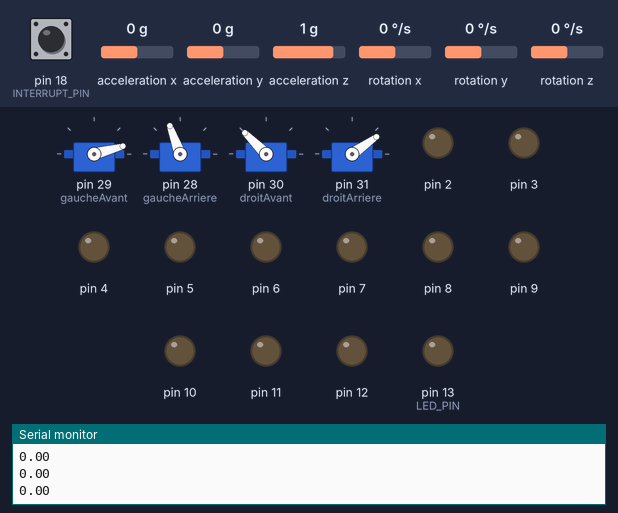
Bench run of a sketch on a simulated Arduino Mega 2560, built with avr-gcc and run on an emulated ATmega2560. On the bench: 4 × servo, output pins drawn as LEDs (lit = HIGH), the last lines printed to the serial monitor. The test bench sets the inputs (shaded band); at power-on: rotation z 0 °/s, pin 18 (INTERRUPT_PIN) LOW, acceleration x 0 g, acceleration y 0 g, acceleration z 1 g, rotation x 0 °/s, rotation y 0 °/s. The sensor or clock chip raises its interrupt line as the real part does.

Above: at 17.7 s.
17.8 s: rotation z set to -192 °/s
At 20.7 s:
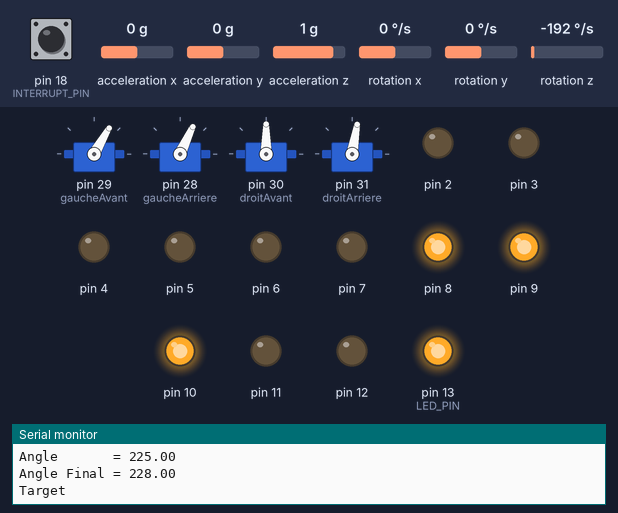
At 22.3 s:
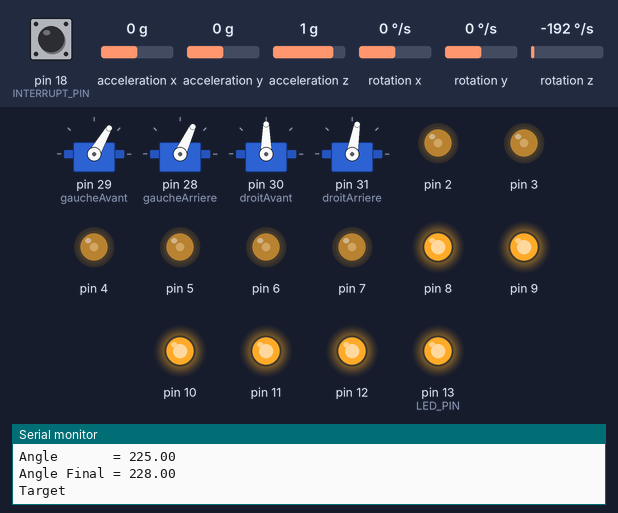
Timing chart, 0 to 58.0 s (numbered marks = the images above; inputs shaded):
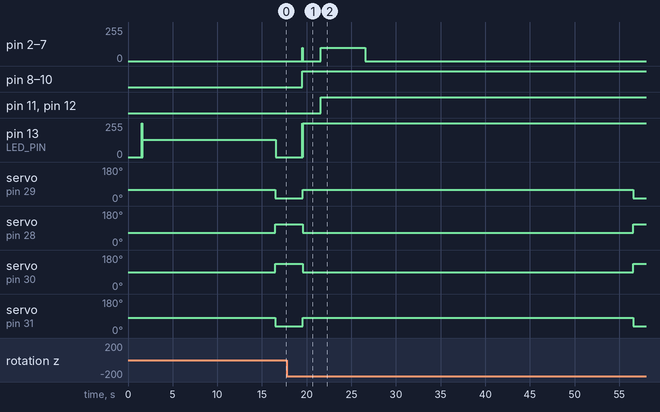

Measured:
- after the input at 17.8 s, pin 11, pin 12: LOW → HIGH after 3.8 s; pin 13 (LED_PIN): goes on until 19.6 s, then stays 255/255; servo on pin 29 (gaucheAvant): 15° → 60° after 1.8 s; servo on pin 28 (gaucheArriere): 110° → 65° after 1.8 s; servo on pin 30 (droitAvant): 135° → 90° after 1.8 s

The sketch:

_6_MotionWithGyro2.ino
```cpp
#include "I2Cdev.h"
#include <Servo.h>

#include "MPU6050_6Axis_MotionApps20.h"
//#include "MPU6050.h" // not necessary if using MotionApps include file

// Arduino Wire library is required if I2Cdev I2CDEV_ARDUINO_WIRE implementation
// is used in I2Cdev.h
#if I2CDEV_IMPLEMENTATION == I2CDEV_ARDUINO_WIRE
    #include "Wire.h"
#endif

// class default I2C address is 0x68
// specific I2C addresses may be passed as a parameter here
// AD0 low = 0x68 (default for SparkFun breakout and InvenSense evaluation board)
// AD0 high = 0x69
MPU6050 mpu;
//MPU6050 mpu(0x69); // <-- use for AD0 high
double angle=0;
double oldAngle=angle;

#define INTERRUPT_PIN 18  // use pin 2 on Arduino Uno & most boards
#define LED_PIN 13 // (Arduino is 13, Teensy is 11, Teensy++ is 6)
bool blinkState = false;

// MPU control/status vars
bool dmpReady = false;  // set true if DMP init was successful
uint8_t mpuIntStatus;   // holds actual interrupt status byte from MPU
uint8_t devStatus;      // return status after each device operation (0 = success, !0 = error)
uint16_t packetSize;    // expected DMP packet size (default is 42 bytes)
uint16_t fifoCount;     // count of all bytes currently in FIFO
uint8_t fifoBuffer[64]; // FIFO storage buffer

// orientation/motion vars
Quaternion q;           // [w, x, y, z]         quaternion container
VectorInt16 aa;         // [x, y, z]            accel sensor measurements
VectorInt16 aaReal;     // [x, y, z]            gravity-free accel sensor measurements
VectorInt16 aaWorld;    // [x, y, z]            world-frame accel sensor measurements
VectorFloat gravity;    // [x, y, z]            gravity vector
float euler[3];         // [psi, theta, phi]    Euler angle container
float ypr[3];           // [yaw, pitch, roll]   yaw/pitch/roll container and gravity vector

// ================================================================
// ===               INTERRUPT DETECTION ROUTINE                ===
// ================================================================

volatile bool mpuInterrupt = false;     // indicates whether MPU interrupt pin has gone high
void dmpDataReady() {
    mpuInterrupt = true;
}

//
//
//MOTORS
//
//
Servo gaucheAvant, gaucheArriere, droitAvant, droitArriere;

// Inicial Position of each Servo
int zeroDegreeGaucheAvant = 60;
int zeroDegreeGaucheArriere = 65;
int zeroDegreeDroitAvant = 90;
int zeroDegreeDroitArriere = 80;

void getAngles(){
  // if programming failed, don't try to do anything
    if (!dmpReady) return;

    // wait for MPU interrupt or extra packet(s) available
    while (!mpuInterrupt && fifoCount < packetSize) {
        // other program behavior stuff here
        // .
        // .
        // .
        // if you are really paranoid you can frequently test in between other
        // stuff to see if mpuInterrupt is true, and if so, "break;" from the
        // while() loop to immediately process the MPU data
        // .
        // .
        // .
    }

    // reset interrupt flag and get INT_STATUS byte
    mpuInterrupt = false;
    mpuIntStatus = mpu.getIntStatus();

    // get current FIFO count
    fifoCount = mpu.getFIFOCount();

    // check for overflow (this should never happen unless our code is too inefficient)
    if ((mpuIntStatus & 0x10) || fifoCount == 1024) {
        // reset so we can continue cleanly
        mpu.resetFIFO();
        //Serial.println(F("FIFO overflow!"));

    // otherwise, check for DMP data ready interrupt (this should happen frequently)
    } else if (mpuIntStatus & 0x02) {
        // wait for correct available data length, should be a VERY short wait
        while (fifoCount < packetSize) fifoCount = mpu.getFIFOCount();

        // read a packet from FIFO
        mpu.getFIFOBytes(fifoBuffer, packetSize);

        // track FIFO count here in case there is > 1 packet available
        // (this lets us immediately read more without waiting for an interrupt)
        fifoCount -= packetSize;

        // display Euler angles in degrees
        mpu.dmpGetQuaternion(&q, fifoBuffer);
        mpu.dmpGetGravity(&gravity, &q);
        mpu.dmpGetYawPitchRoll(ypr, &q, &gravity);

        angle = ypr[0] * 180 / M_PI;
        if (angle < 0) {
          angle = -angle;
          angle = map(angle, 0, 180, 180, 0);
          angle = angle + 180;
        }
        //Serial.println(angle);
        // blink LED to indicate activity
        blinkState = !blinkState;
        digitalWrite(LED_PIN, blinkState);
    }
}

// Fonction to have the ROVER rotating *********************************************************************************
void rotateGauche(int speed=100, int degree=45,int degreeMove = 0 ){
  //Positioning Servo
  gaucheAvant.write(zeroDegreeGaucheAvant-degree);
  gaucheArriere.write(zeroDegreeGaucheArriere+degree);
  droitAvant.write(zeroDegreeDroitAvant+degree);
  droitArriere.write(zeroDegreeDroitArriere-degree);
  delay(3000);

  //SETUP MOTORS-------------------------------------------------
  for (int i=8;i<=10;i++){//dir gauche
    digitalWrite(i,LOW);

  }
  for (int i=11;i<=13;i++){//dir droit
    digitalWrite(i,HIGH);
  }

  for (int i=2;i<=7;i++){//pwm
    analogWrite(i,speed);
  }
  getAngles();

  int angleInit = angle;
  double angleFinal = angleInit-degreeMove;
  while(abs(angleFinal-angle)>1){
    Serial.print("Angle Init  = ");
    Serial.println(angleInit);
    Serial.print("Angle       = ");
    Serial.println(angle);
    Serial.print("Angle Final = ");
    Serial.println(angleFinal);
    getAngles();
  }
  //Keep motors ON for TIME ms
  Serial.print("Target");
  //TURN OFF MOTORS-------------------------------------------------
  for (int i=2;i<=7;i++){//pwm
    analogWrite(i,0);
  }
  rotateZero();
}
// Fonction to have the HOVER rotating*********************************************************************************
void rotateDroit(int speed=100, int degree=45,int degreeMove = 0){
  //Positioning Servo
  gaucheAvant.write(zeroDegreeGaucheAvant-degree);
  gaucheArriere.write(zeroDegreeGaucheArriere+degree);
  droitAvant.write(zeroDegreeDroitAvant+degree);
  droitArriere.write(zeroDegreeDroitArriere-degree);
  delay(3000);

  //SETUP MOTORS-------------------------------------------------
  for (int i=8;i<=10;i++){//dir gauche
    digitalWrite(i,HIGH);

  }
  for (int i=11;i<=13;i++){//dir droit
    digitalWrite(i,LOW);
  }

  for (int i=2;i<=7;i++){//pwm
    analogWrite(i,speed);
  }
  getAngles();

  int angleInit = angle;
  double angleFinal = angleInit+degreeMove;
  while(abs(angleFinal-angle)>1){
    Serial.print("Angle Init  = ");
    Serial.println(angleInit);
    Serial.print("Angle       = ");
    Serial.println(angle);
    Serial.print("Angle Final = ");
    Serial.println(angleFinal);
    getAngles();
  }
  //Keep motors ON for TIME ms
  Serial.print("Target");
  //TURN OFF MOTORS-------------------------------------------------
  for (int i=2;i<=7;i++){//pwm
    analogWrite(i,0);
  }
  rotateZero();
}


//*********************************************************************************
void rotateZero(){

  //Positioning Servo-------------------------------------------------
  gaucheAvant.write(zeroDegreeGaucheAvant);
  gaucheArriere.write(zeroDegreeGaucheArriere);
  droitAvant.write(zeroDegreeDroitAvant);
  droitArriere.write(zeroDegreeDroitArriere);
  delay(1000);
}

//*********************************************************************************
void left(int degree=45){
  //Positioning Servo-------------------------------------------------
  gaucheAvant.write(zeroDegreeGaucheAvant+degree);
  gaucheArriere.write(zeroDegreeGaucheArriere-degree);
  droitAvant.write(zeroDegreeDroitAvant+degree);
  droitArriere.write(zeroDegreeDroitArriere-degree);
}

//*********************************************************************************
void right(int degree=45){
  //Positioning Servo-------------------------------------------------
  gaucheAvant.write(zeroDegreeGaucheAvant-degree);
  gaucheArriere.write(zeroDegreeGaucheArriere+degree);
  droitAvant.write(zeroDegreeDroitAvant-degree);
  droitArriere.write(zeroDegreeDroitArriere+degree);
}

//*********************************************************************************
void backward(int speed=100,int time=10000){

  //SETUP MOTORS-------------------------------------------------
  for (int i=8;i<=10;i++){//dir gauche
    digitalWrite(i,LOW);
  }
  for (int i=11;i<=13;i++){//dir droit
    digitalWrite(i,LOW);
  }

  //TURN ON MOTORS-------------------------------------------------
  for (int i=2;i<=7;i++){
  //pwm file:///C|/Users/Pascal/AppData/Local/Temp/MainSoftware.ino.txt[02/11/2017 18:28:17]
    analogWrite(i,speed);
  }

  //Keep motors ON for TIME ms-------------------------------------------------
  delay(time);

  //TURN OFF MOTORS-------------------------------------------------
  for (int i=2;i<=7;i++){//pwm
  analogWrite(i,0);
  }
}

//*********************************************************************************
void forward(int speed=100,int time=10000){
  rotateZero();
  //SETUP MOTORS-------------------------------------------------
  for (int i=8;i<=10;i++){//dir gauche
  digitalWrite(i,HIGH);
  }
  for (int i=11;i<=13;i++){//dir droit
  digitalWrite(i,HIGH);
  }

  //TURN ON MOTORS-------------------------------------------------
  for (int i=2;i<=7;i++){//pwm
  analogWrite(i,speed);
  }

  //Keep motors ON for TIME ms-------------------------------------------------
  delay(time);//mÃªme vitesse pendant time secondes

  //TURN OFF MOTORS-------------------------------------------------
  for (int i=2;i<=7;i++){//pwm
    analogWrite(i,0);
  }
}

// ================================================================
// ===                      INITIAL SETUP                       ===
// ================================================================

void setup() {
    //
    //MOTORS
    //
    gaucheAvant.attach(29);
    gaucheArriere.attach(28);
    droitAvant.attach(30);
    droitArriere.attach(31);


    // CONFIGURE MOTORS
    for (int i=2;i<=7;i++){//pwm
      pinMode(i,OUTPUT);
    }
    for (int i=8;i<=13;i++){//dir
      pinMode(i,OUTPUT);
    }

    rotateZero();

    //
    //MPU6050
    //
    // join I2C bus (I2Cdev library doesn't do this automatically)
    #if I2CDEV_IMPLEMENTATION == I2CDEV_ARDUINO_WIRE
        Wire.begin();
        Wire.setClock(400000); // 400kHz I2C clock. Comment this line if having compilation difficulties
    #elif I2CDEV_IMPLEMENTATION == I2CDEV_BUILTIN_FASTWIRE
        Fastwire::setup(400, true);
    #endif
    // initialize serial communication
    // (115200 chosen because it is required for Teapot Demo output, but it's
    // really up to you depending on your project)
    Serial.begin(57600);
    while (!Serial); // wait for Leonardo enumeration, others continue immediately

    // NOTE: 8MHz or slower host processors, like the Teensy @ 3.3V or Arduino
    // Pro Mini running at 3.3V, cannot handle this baud rate reliably due to
    // the baud timing being too misaligned with processor ticks. You must use
    // 38400 or slower in these cases, or use some kind of external separate
    // crystal solution for the UART timer.

    // initialize device
    //Serial.println(F("Initializing I2C devices..."));
    mpu.initialize();
    pinMode(INTERRUPT_PIN, INPUT);

    // verify connection
    //Serial.println(F("Testing device connections..."));
    //Serial.println(mpu.testConnection() ? F("MPU6050 connection successful") : F("MPU6050 connection failed"));

    // load and configure the DMP
    Serial.println(F("Initializing DMP..."));
    devStatus = mpu.dmpInitialize();

    // supply your own gyro offsets here, scaled for min sensitivity
    mpu.setXGyroOffset(220);
    mpu.setYGyroOffset(76);
    mpu.setZGyroOffset(-85);
    mpu.setZAccelOffset(1788); // 1688 factory default for my test chip

    // make sure it worked (returns 0 if so)
    if (devStatus == 0) {
        // turn on the DMP, now that it's ready
        //Serial.println(F("Enabling DMP..."));
        mpu.setDMPEnabled(true);

        // enable Arduino interrupt detection
        //Serial.println(F("Enabling interrupt detection (Arduino external interrupt 0)..."));
        attachInterrupt(digitalPinToInterrupt(INTERRUPT_PIN), dmpDataReady, RISING);
        mpuIntStatus = mpu.getIntStatus();

        // set our DMP Ready flag so the main loop() function knows it's okay to use it
        //Serial.println(F("DMP ready! Waiting for first interrupt..."));
        dmpReady = true;

        // get expected DMP packet size for later comparison
        packetSize = mpu.dmpGetFIFOPacketSize();
    } else {
        // ERROR!
        // 1 = initial memory load failed
        // 2 = DMP configuration updates failed
        // (if it's going to break, usually the code will be 1)
        Serial.print(F("DMP Initialization failed (code "));
        Serial.print(devStatus);
        Serial.println(F(")"));
    }

    // configure LED for output
    pinMode(LED_PIN, OUTPUT);

    double tempo = millis(); //Tempo para estabilizar leituras
    while (millis() - tempo < 15000) {
      Serial.println(angle); // Imprime o tempo passado
      getAngles();
    }
    oldAngle=angle;

}


// ================================================================
// ===                    MAIN PROGRAM LOOP                     ===
// ================================================================

void loop() {
  rotateDroit(100,45,10);
  //rotateGauche(100,45,10);
  forward(100,5000);

  delay(30000);
}
```
